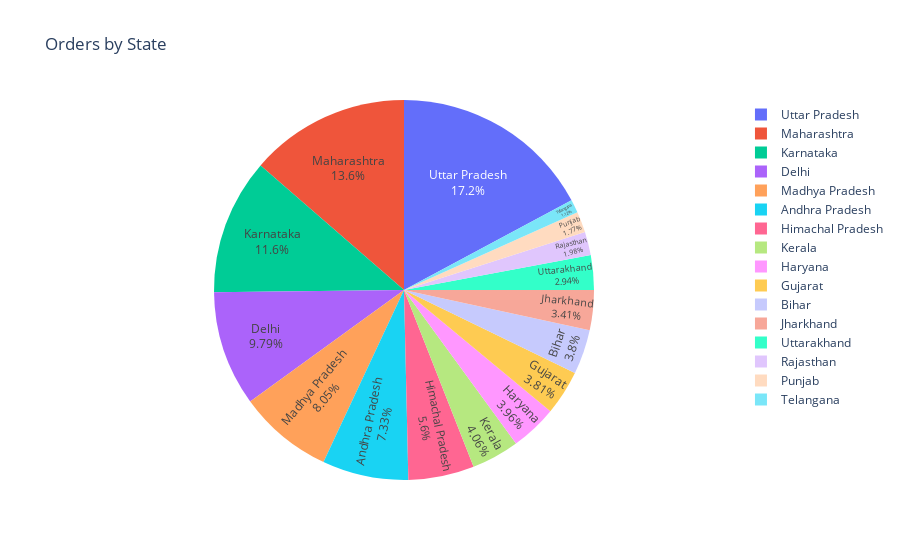

Notebook cell for this chart:
### Code cell
fig = px.pie(df, values='Orders', names='State', title='Orders by State')
fig.update_traces(textposition='inside', textinfo='percent+label')
fig.show()

### Figure 1 — Plotly figure (JSON) as saved in the notebook; plotly's stock layout.template omitted (floating-point values rounded to 4 significant figures; data arrays with more than 128 entries replaced by an {"elided": "..."} marker saying what was removed)
{"data": [{"domain": {"x": [0, 1], "y": [0, 1]}, "hovertemplate": "State=%{label}<br>Orders=%{value}<extra></extra>", "labels": {"elided": "11239 str values"}, "legendgroup": "", "name": "", "showlegend": true, "textinfo": "percent+label", "textposition": "inside", "type": "pie", "values": {"elided": "11239 int values"}}], "layout": {"legend": {"tracegroupgap": 0}, "title": {"text": "Orders by State"}}}
